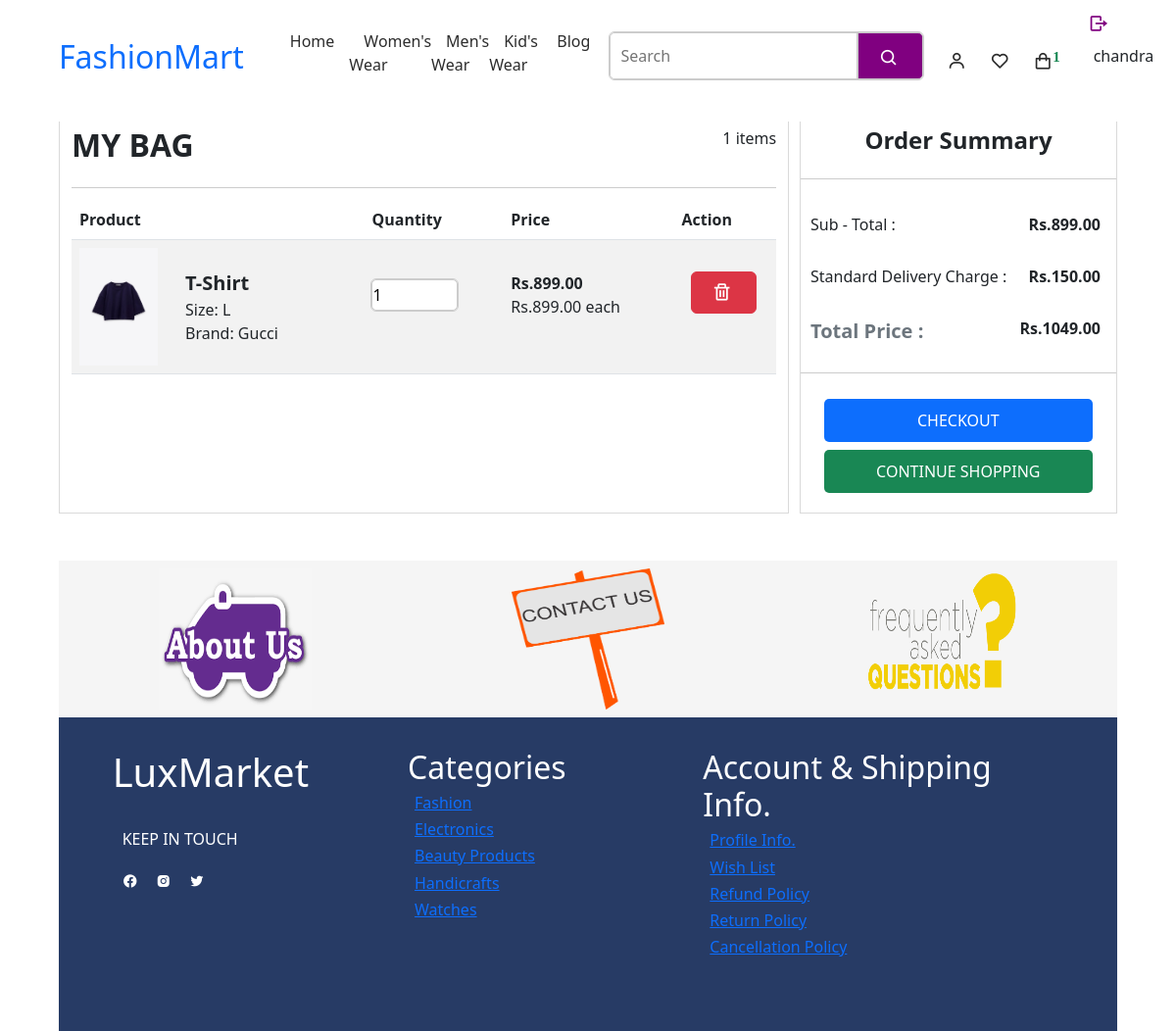
The page /cart/ (signed in) on the database its author committed.
### myeSite/models.py (models this page shows, shortened)
class CartSystem(models.Model):
    user = models.ForeignKey(User, on_delete=models.CASCADE)
    product = models.ForeignKey(Product, on_delete=models.CASCADE)
    quantity = models.PositiveIntegerField(default=1)
    size = models.CharField(max_length=50)
    brand = models.ForeignKey(Brand, on_delete=models.CASCADE)

class Product(models.Model):
    name = models.CharField(max_length=255)
    description = models.TextField()
    stock_status = models.CharField(max_length=50, default='In Stock')
    old_price = models.DecimalField(max_digits=10, decimal_places=2, default=500,  null=True, blank=True)
    new_price = models.DecimalField(max_digits=10, decimal_places=2, default=400, null=False, blank=False)
    discount_price = models.DecimalField(max_digits=10, decimal_places=2, default=100,  null=True, blank=True)
    brand = models.ForeignKey(Brand, on_delete=models.CASCADE)
    category = models.ForeignKey(Category, on_delete=models.CASCADE)
    subcategory = models.ForeignKey(Subcategory, on_delete=models.CASCADE)
    image = models.ImageField(upload_to='product_images/')

class Brand(models.Model):
    name = models.CharField(max_length=255)

### myeSite/views.py (the view)
# urls.py: path('cart/', views.cart, name='cart'),
def cart(request):
    if request.user.is_authenticated:
        cart_items = CartSystem.objects.filter(user=request.user)
        for item in cart_items:
            item.total_price = item.quantity * item.product.new_price
    else:
        cart_items = []
        return redirect('login')
    context = {
        'cart_items': cart_items,
    }
    return render(request, 'myeSite/cart_and_wishlist/cart.html', context)

### myeSite/context_processors.py (called while the page is built)
def categories_processor(request):
    categories = Category.objects.all().prefetch_related('subcategories')
    return {'categories': categories}

### myeSite/templates/myeSite/cart_and_wishlist/cart.html (shortened to what this page needs)
{% extends "main.html" %}
{% load static %}
{% block cart %}
<div class="cart-outerdiv">
    <div class="cart-details">
        <div class="container mt-3">
            <div class="product_heading d-flex justify-content-between">
                <h2 class="text-dark fs-2 fw-bold">MY BAG</h2>
                <span class="fw-light">{{request.cart_items|length}} items</span>
            </div>
            {% if request.cart_items %}
            <table class="table table-striped table-hover">
                <thead class="thead-dark">
                    <tr>
                        <th>Product</th>
                        <th>Quantity</th>
                        <th>Price</th>
                        <th>Action</th>
                    </tr>
                </thead>
                <tbody>
                    {% for item in cart_items %}
                    <tr>
                        <td>
                            <div class="product_image d-flex align-items-center">
                                <img src="{{item.product.image.url}}" alt="">
                                <div class="image_info ms-2">
                                    <p class="mb-0 m-0 fs-5 fw-semibold">{{ item.product.name }} </p>
                                    <p class="mb-0 m-0 fw-light">Size: {{ item.size }}</p>
                                    <p class="mb-0 m-0 fw-light">Brand: {{ item.product.brand.name }}</p>
                                </div>
                            </div>
                        </td>
                        <td>
                            <div class="product_quantity">
                                <input type="number" value="{{item.quantity}}" readonly>
                            </div>
                        </td>
                        <td>
                            <div class="product_price">
                                <p class="mb-0 mt-4 fw-bold ms-0">Rs.{{ item.total_price }}</p>
                                <span class="mt-0 ms-0 fw-light">Rs.{{item.product.new_price}} each</span>
                            </div>
                        </td>
                        <td>
                            <div class="cart_action">
                                <form method="POST" action="{% url 'remove_from_cart' %}">
                                    <button type="submit" class="btn btn-danger w-75 mt-4"><i class='bx bx-trash'></i></button>
                                </form>
                            </div>
                        </td>
                    </tr>
                    {% endfor %}
                </tbody>
            </table>
            {% else %}
            <p class="text-danger fs-5 ms-0 fw-bold">Your Bag is Empty.</p>
            <p class="ms-0">Explore our collection and add items to your cart.</p>
            <button class='w-25 ms-0 bg bg-secondary'><a href="{% url 'index' %}" id="browseProduct" class="text-light fw-bold">Browse Products</a></button>
            {% endif %}
        </div>
    </div>
    {% if request.cart_items %}
    <div class="cart_summary h-50">
        <h4 class="text-dark fw-bold text-center mb-4">Order Summary</h4>
        <div class="total_price">
            <div class="subtotal d-flex justify-content-between">
                <p class="text-dark fw-light">Sub - Total :</p>
                <p class="text-dark fw-semibold me-3">Rs.{{request.cart_summary.subtotal}}</p>
            </div>
            <div class="subtotal d-flex justify-content-between">
                <p class="text-dark fw-light">Standard Delivery Charge :</p>
                <p class="text-dark fw-semibold me-3">Rs.{{request.cart_summary.shipping}}</p>
            </div>
            <div class="subtotal d-flex justify-content-between">
                <p class="text-secondary fw-semibold fs-5">Total Price :</p>
                <p class="text-dark fw-semibold me-3">Rs.{{request.cart_summary.total}}</p>
            </div>
        </div>
        {% if request.user.is_authenticated %}
            <button class="mb-2 bg-primary"><a href="#">CHECKOUT</a></button><br>
            {% else %}
            <button class="mb-2 bg-primary"><a href="{% url 'login' %}">LOGIN TO CHECKOUT</a></button><br>
        {% endif %}
        <button class="mt-0 bg-success"><a href="/">CONTINUE SHOPPING</a></button>
    </div>
    {% endif %}
</div>
{% endblock %}

### myeSite/templates/myeSite/navbar.html (shortened to what this page needs)
{% load static %}
<header>
    <a href="/" class="logo"><h2>FashionMart</h2></a>
    <ul class="navmenu">
        <li><a href="/">Home</a></li>
        <div class="dropdown">
            <li><a href="#">Women's Wear</a></li>
        </div>
        <li><a href="#">Men's Wear</a></li>
        <li><a href="#">Kid's Wear</a></li>
        <li><a href="#">Blog</a></li>
    </ul>
    <div class="nav-icon">
        <form action="#" method="post" class='d-flex me-4'>
            <input type="text" name="search" placeholder="Search">
            <div class="search_icon">
                <i class='bx bx-search' id="searchIcon"></i>
            </div>
        </form>
        {% if request.user.is_authenticated %}
        <div class="dropdown">
            <i class='bx bx-user' id="myicons" ></i>
        </div>
        {% endif %}
        {% if request.user.is_authenticated %}
        <div class="dropdown">
            <a href="{% url 'wishlistdetail' %}"><i class='bx bx-heart' id="myicons"></i></a>
        </div>
        {% endif %}
        <div class="dropdown">
            {% if request.user.is_authenticated %}
            <i class='bx bx-shopping-bag' id="bagicon" onclick="showcart()" ><sup class="text-success fw-bold">{{request.cart_items|length}}</sup></i>
           {% else %}
           <a href="{% url 'login' %}"><i class='bx bx-shopping-bag' id="bagicon" ><sup class="text-success fw-bold">{{request.cart_items|length}}</sup></i></a>
            {% endif %}
        </div>
    </div>
    {% if user.is_authenticated %}
    <form action="{% url 'logoutModule' %}" method="GET">
        <button><small class="me-2 mb-0"><i class='bx bx-log-out bx-flip-horizontal' ></i></small></button>
    </form>
    <p>{{user.username}}</p>
    {% endif %}
</header>

### myeSite/static/myeSite/css/style.css (style rules this page uses)
* { margin: 0; padding: 0; box-sizing: border-box; scroll-behavior: smooth; }
html, body { height: 100%; width: 100%; }
header { position: fixed; width: 90%; top: 0; z-index: 1000; background-color: #fff; display: flex; align-items: center; padding: 30px 0px; justify-content: space-between; }
header form button, small { position: absolute; top: 0; right: 0; cursor: pointer; }
header form button { width: 40px; height: 25px; background-color: #fff; }
header a { text-decoration: none; }
.navmenu { display: flex; list-style-type: none; }
.navmenu a { color: #2c2c2c; font-size: 16px; text-transform: capitalize; padding: 10px 15px; font-weight: 400; transition: all .42s ease; text-decoration: none; }
.nav-icon { display: flex; align-items: center; }
.nav-icon form input { border: 1px solid #ccc; outline: 1px solid #ccc; margin-left: 5px; height: 6vh; margin-top: -11px; padding: 10px; border-radius: 5px 0px 0px 5px; }
.nav-icon form i { cursor: pointer; }
.nav-icon i { margin-right: 20px; color: #2c2c2c; font-size: 20px; font-weight: 400; transition: all .42s ease; }
.search_icon { border: 1px solid #ccc; outline: 1px solid #ccc; background: purple; margin-top: -11px; border-radius: 0px 5px 5px 0px; display: flex; align-items: center; }
.search_icon i { display: flex; margin-left: 1.3rem; color: #fff; }
.dropdown { position: relative; }
#myicons { cursor: pointer; }
#bagicon { cursor: pointer; }
.container { height: 100%; width: 100%; margin-top: 7rem; }
.right-infoPart h5, span, p, button { margin-left: 10px; margin-top: 10px; margin-bottom: 1.2rem; }
button { width: 7rem; padding: 10px; border: none; border-radius: 5px; }
button i { font-size: 1.3rem; color: purple; }
.sortby h6, i { padding-right: 4px; margin-top: 4px; }
.infoaboutproduct p, span { margin: 0; }
.cart_action button i { color: white; }
.cart-outerdiv { height: auto; width: 100%; margin-top: 7rem; display: flex; gap: 1%; margin-bottom: 3rem; }
.cart-details { height: auto; width: 69%; border: 1px solid #dadada; }
.cart_summary { height: 10rem; width: 30%; border: 1px solid #dadada; }
.cart_summary h4 { border-bottom: 1px solid #ccc; padding-bottom: 1.5rem; margin-top: 1rem; }
.product_image img { height: 120px; width: 120px; object-fit: contain; margin-left: -20px; }
.product_quantity input { width: 5.5rem; height: 2rem; border-radius: 5px; border: 1px solid #ccc; outline: 1px solid #ccc; margin-top: 2rem; }
.product_heading { border-bottom: 1px solid #ccc; padding-bottom: 1rem; margin-bottom: 0.7rem; }
.total_price { border-bottom: 1px solid #ccc; padding-bottom: 0.5rem; margin-bottom: 1rem; }
.cart_summary button { width: 85%; margin-left: 1.5rem; }
.cart_summary button a { color: #fff; text-decoration: none; }

### rows shown on the page
CartSystem: product.image (picture), product.name "T-Shirt", size "L", product.brand.name "Gucci", quantity "1", total_price "899.00", product.new_price "899.00"

### other values the page prints
{{ request.cart_items|length }} "1"
{{ user.username }} "chandra"
{{ request.cart_summary.subtotal }} "899.00"
{{ request.cart_summary.shipping }} "150.00"
{{ request.cart_summary.total }} "1049.00"
